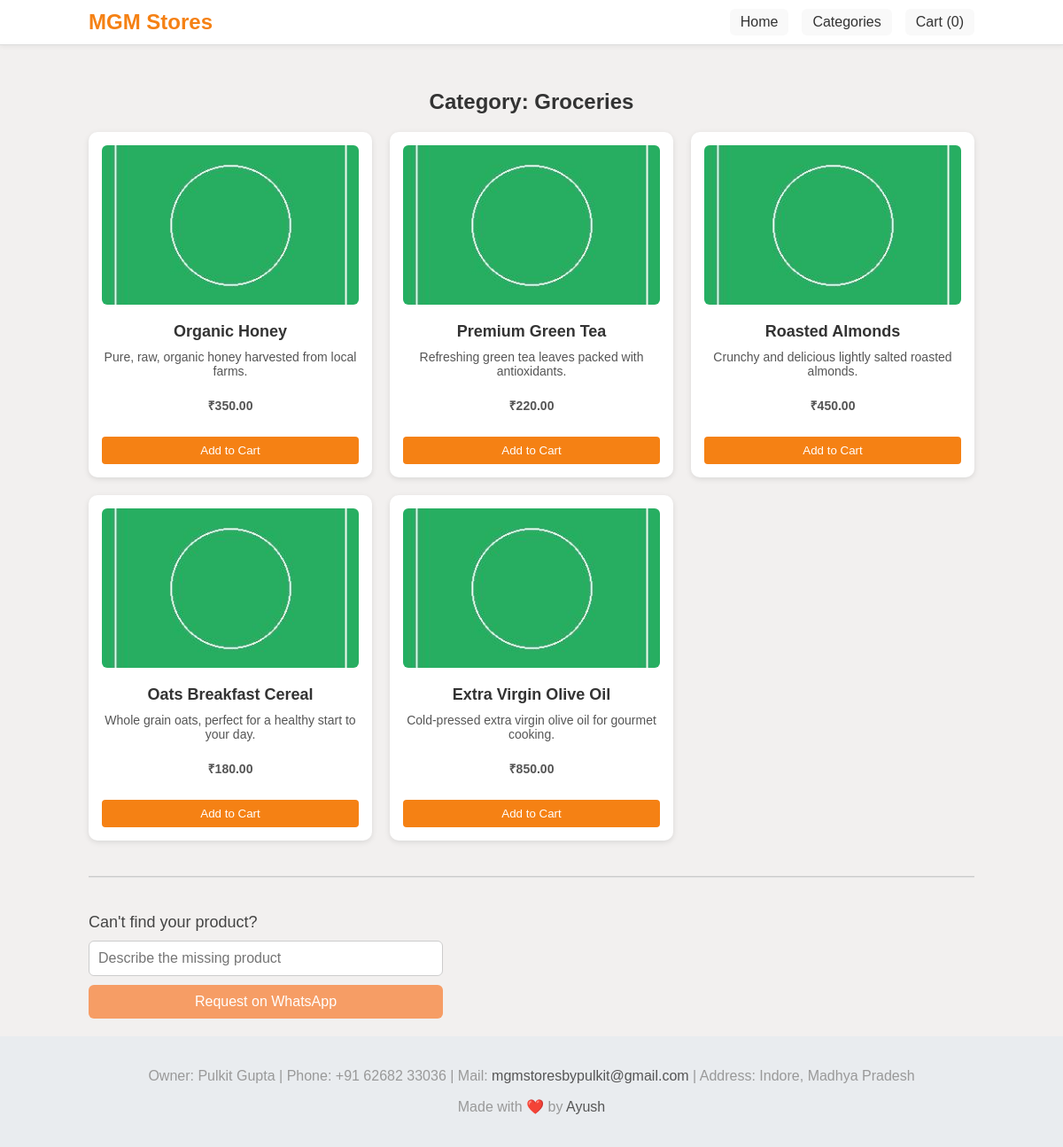
Page /category/groceries/ on the committed database.
### store/models.py (models this page shows, shortened)
class Category(models.Model):
    name = models.CharField(max_length=100)
    slug = models.SlugField(unique=True, blank=True)
    prepopulated_fields = {'slug': ['name']}
    class Meta:
        ordering = ['name']

class Product(models.Model):
    name = models.CharField(max_length=100)
    price = models.DecimalField(max_digits=10, decimal_places=2)
    description = models.TextField()
    image = models.ImageField(upload_to='products/')
    category = models.ForeignKey(Category, on_delete=models.CASCADE)

### store/views.py (the view)
# urls.py: path('category/<slug:slug>/', views.category_detail, name='category_detail'),
def category_detail(request, slug):
    category = get_object_or_404(Category, slug=slug)
    products = Product.objects.filter(category=category)
    return render(request, 'category_detail.html', {'category': category, 'products': products})

### store/templates/category_detail.html (shortened to what this page needs)
{% extends 'base.html' %}
{% block content %}
<h2 class="page-heading">Category: {{ category.name }}</h2>
{% if products %}
<div class="product-grid">
    {% for product in products %}
    <div class="product-card">
        <img src="{{ product.image.url }}" alt="{{ product.name }}">
        <h3>{{ product.name }}</h3>
        <p>{{ product.description }}</p>
        <p class="price">₹{{ product.price|floatformat:2 }}</p>
        <button onclick="addToCart({{ product.id }})" class="add-to-cart-btn">Add to Cart</button>
    </div>
    {% endfor %}
</div>
{% else %}
<p>No products found in this category.</p>
{% endif %}
<hr class="divider">
<h4 class="missing-heading">Can't find your product?</h4>
<form action="https://wa.me/919999999999" method="get" target="_blank" class="missing-product-form">
    <input type="text" name="text" placeholder="Describe the missing product" required>
    <button type="submit">Request on WhatsApp</button>
</form>
{% endblock %}

### store/static/css/style.css (style rules this page uses)
html, body { font-family: Arial, sans-serif; background-color: #F2F0EF; margin: 0; padding: 0; color: #333; max-height: 100vh; height: 100%; display: flex; flex-direction: column; }
.missing-product-form { display: flex; flex-direction: column; max-width: 400px; gap: 10px; }
.missing-product-form input[type="text"] { padding: 10px; border: 1px solid #ccc; border-radius: 6px; font-size: 1rem; }
.missing-product-form button { background-color: #F69D65; color: white; border: none; padding: 10px; font-size: 1rem; border-radius: 6px; cursor: pointer; transition: background-color 0.2s ease-in-out; }
.page-heading { font-size: 24px; margin-bottom: 20px; font-weight: 600; color: #333; }
.divider { margin: 40px 0; border: none; border-top: 1px solid #ccc; }
.missing-heading { font-size: 18px; margin-bottom: 10px; font-weight: 500; color: #444; }
.product-grid { display: grid; grid-template-columns: repeat(auto-fit, minmax(250px, 1fr)); gap: 20px; margin-top: 20px; }
.product-card { background-color: white; padding: 15px; border-radius: 10px; text-align: center; box-shadow: 0 2px 6px rgba(0, 0, 0, 0.1); height: 360px; display: flex; flex-direction: column; justify-content: space-between; }
.product-card img { width: 100%; height: 180px; object-fit: cover; border-radius: 6px; margin-bottom: 10px; }
.product-card h3 { font-size: 18px; margin: 10px 0 5px; }
.product-card p { font-size: 14px; color: #555; margin: 5px 0; flex-grow: 1; }
.price { font-weight: bold; color: #222; margin: 8px 0; }
.add-to-cart-btn { background-color: #f58114; color: white; padding: 8px 15px; margin-top: 10px; border: none; border-radius: 4px; cursor: pointer; transition: opacity 0.3s ease; }
h2 { text-align: center; margin: 30px 0 20px; font-size: 28px; color: #333; }
hr { border: none; height: 1px; background-color: #e0e0e0; margin: 10px 0 30px; }
p { text-align: center; color: #999; font-size: 16px; }

### rows in the picture
Category: name "Groceries"
Product: image (picture), name "Organic Honey", description "Pure, raw, organic honey harvested from local farms.", price "350.00"
Product: image (picture), name "Premium Green Tea", description "Refreshing green tea leaves packed with antioxidants.", price "220.00"
Product: image (picture), name "Roasted Almonds", description "Crunchy and delicious lightly salted roasted almonds.", price "450.00"
Product: image (picture), name "Oats Breakfast Cereal", description "Whole grain oats, perfect for a healthy start to your day.", price "180.00"
Product: image (picture), name "Extra Virgin Olive Oil", description "Cold-pressed extra virgin olive oil for gourmet cooking.", price "850.00"

### other values in the picture
{{ request.session.cart|length }} "0"
